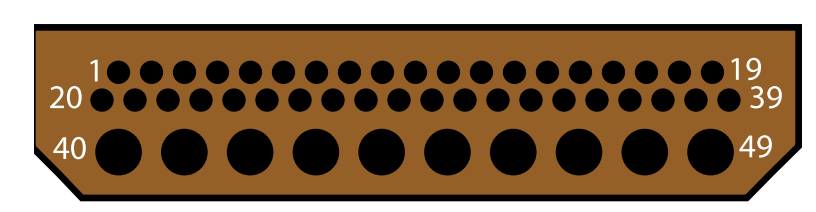
#> input picture CavityDetection/Connectors/39T22+10T16.png, 816 x 212 px, found by its file name
$ python visualizer.py
#> lines starting #> are read from the running program, lines starting #| are printed output that depends on the picture; after the words box and inside, x2 and y2 are one past the last pixel; in counts of white or black regions, pixels touching at a corner belong together
#> further down, original_image is the input picture: shape (212, 816, 3); mean B, G, R 80.2, 108.4, 134.6
### Python/src/cavity_detection.py
import cv2
import numpy as np

def detect_pin(Img):
    HSV = cv2.cvtColor(Img, cv2.COLOR_BGR2HSV)
#> HSV: shape (212, 816, 3); mean H, S, V 8.4, 97.3, 134.6

    lower_black = np.array([0, 0, 0])
    upper_black = np.array([180, 255, 30])
    lower_white = np.array([0, 0, 200])
    upper_white = np.array([180, 30, 255])
    #mask = cv2.inRange(HSV, lower_white, upper_white)
    mask = cv2.inRange(HSV, lower_black, upper_black)
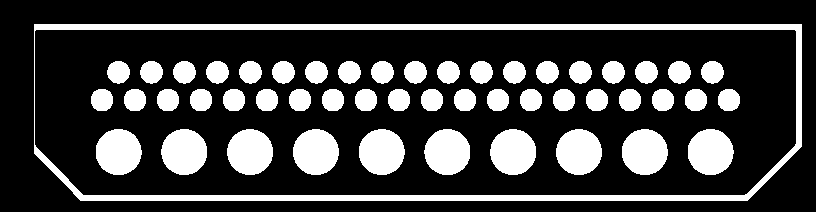
#> mask: shape (212, 816); 24.7% white; 50 white regions, largest, box (x1, y1, x2, y2) and area: (34, 24, 802, 201) 10256, (96, 129, 142, 175) 1668, (490, 129, 536, 175) 1668

    Ker = np.ones((3, 3), np.uint8)
    mask = cv2.morphologyEx(mask, cv2.MORPH_OPEN, Ker, iterations=2)
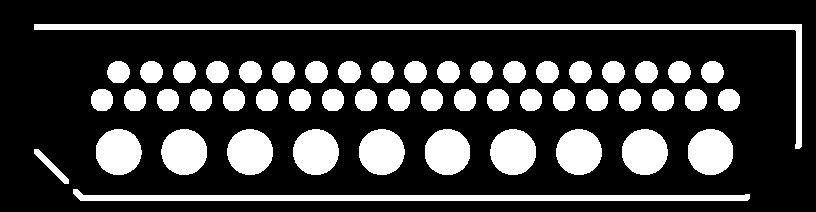
#> mask: shape (212, 816); 24.3% white; 52 white regions

    contours, _ = cv2.findContours(mask, cv2.RETR_EXTERNAL, cv2.CHAIN_APPROX_SIMPLE)
#> contours = 52 contours; largest, box (x1, y1, x2, y2) and area: (34, 24, 802, 149) 4434, (73, 189, 750, 201) 3400, (622, 129, 668, 175) 1603, (490, 129, 536, 175) 1603, (96, 129, 142, 175) 1602

    pins = []
    for detected_contours in contours:
        area = cv2.contourArea(detected_contours)
        (x, y), r = cv2.minEnclosingCircle(detected_contours)
        perimetre = cv2.arcLength(detected_contours, True)
        if perimetre == 0:
            continue
        Circularity = 4 * np.pi * area / (perimetre * perimetre)
        if (r > 0 and r < 60 and Circularity > 0.5):
            centre = (int(x), int(y))
            r = int(r)
            pins.append((centre, r))
#> this loop made 52 passes
#> (area, x, y, r, perimetre, Circularity, centre) on passes 3 to 14: (1595, 710, 151.6, 23, 148.7, 0.906, (710, 151)), (1603, 644.3, 151.6, 23, 149.5, 0.901, (644, 151)), (1599, 578.5, 151.6, 22, 149.5, 0.899, (578, 151)), (1603, 512.7, 151.6, 23, 149.5, 0.901, (512, 151)), (1596, 447, 151.6, 23, 148.7, 0.907, (446, 151)), (1600, 381.2, 151.6, 22, 149.5, 0.899, (381, 151)), (1598, 315.3, 151.7, 22, 149.5, 0.898, (315, 151)), (1599, 249.7, 151.7, 22, 149.5, 0.899, (249, 151)), (1600, 183.8, 151.6, 22, 149.5, 0.899, (183, 151)), (1602.5, 118.1, 151.6, 23, 150.1, 0.894, (118, 151)), (367.5, 728.4, 99.56, 11, 71.7, 0.898, (728, 99)), (367.5, 695.4, 99.56, 11, 71.7, 0.898, (695, 99))
#> (area, x, y, r, perimetre, Circularity) on passes 1, 2, 52: (3400, 411, 193.5, 338, 1366.6, 0.0229), (256, 51, 166, 24.04, 100.9, 0.316), (4434.5, 417.5, 85, 388.3, 1781.1, 0.0176)
#> after the loop, pins = 49 items

    def sort_pins_by_rows(pins, row_tol=20):
#> called with row_tol = 20
        centers = [p[0] for p in pins]
#> centers = 49 pairs, first value 101 to 728, second value 71 to 151
        rows = []
        for pt in centers:
            added = False
            for row in rows:
                if abs(pt[1] - row[0][1]) < row_tol:
                    row.append(pt)
                    added = True
                    break
            if not added:
                rows.append([pt])
#> this loop made 49 passes
#> pt on passes 1 to 12: (710, 151), (644, 151), (578, 151), (512, 151), (446, 151), (381, 151), (315, 151), (249, 151), (183, 151), (118, 151), (728, 99), (695, 99)
#> after the loop, row = [(711, 71), (678, 71), (645, 71), (612, 71), (579, 71), (546, 71), (513, 71), (480, 71), (447, 71), (414, 71), (381, 71), (348, 71), (315, 71), (282, 71), (249, 71), (216, 71), (183, 71), (151, 71), (118, 71)]; rows = 3 items
        rows = sorted(rows, key=lambda row: np.mean([p[1] for p in row]))
        sorted_centers = []
        for row in rows:
            row_sorted = sorted(row, key=lambda p: p[0])
            sorted_centers.extend(row_sorted)
#> this loop made 3 passes
#> after the loop, sorted_centers has the same summary as centers
        center_to_pin = {p[0]: p for p in pins}
#> center_to_pin = 49 items
        return [center_to_pin[pt] for pt in sorted_centers]

    pins = sort_pins_by_rows(pins)

    for i, (Pos, r) in enumerate(pins, 1):
        #cv2.circle(Img, Pos, r, (0, 255, 0), 2)
        text_pos = (Pos[0], Pos[1] + 20)
        cv2.putText(Img,
                    str(i),
                    text_pos,
                    cv2.FONT_HERSHEY_SIMPLEX,
                    0.4,
                    (255,255,255),
                    1)
#> this loop made 49 passes
#> (Pos, r, text_pos) on passes 1 to 12: ((118, 71), 11, (118, 91)), ((151, 71), 11, (151, 91)), ((183, 71), 11, (183, 91)), ((216, 71), 11, (216, 91)), ((249, 71), 11, (249, 91)), ((282, 71), 11, (282, 91)), ((315, 71), 11, (315, 91)), ((348, 71), 11, (348, 91)), ((381, 71), 11, (381, 91)), ((414, 71), 11, (414, 91)), ((447, 71), 11, (447, 91)), ((480, 71), 11, (480, 91))
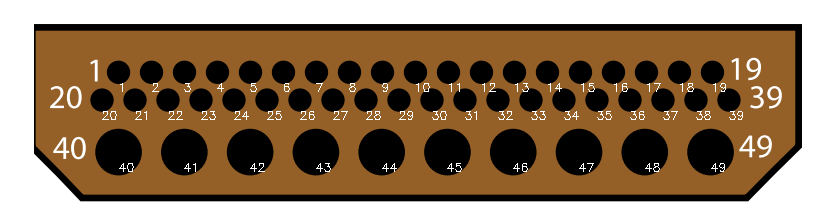
#> Img: shape (212, 816, 3); 1% of pixels changed, all inside (x1, y1, x2, y2) = (102, 83, 743, 172)

    def determine_gauge(r):
        match r:
            case 49:
                return 8
            case 35:
                return 10
            case 28:
                return 12
            case 22 | 23:
                return 16
            case 14:
                return 20
            case 11:
                return 22
            case _:
                return r
    cpp_result = []
    py_result = []
    pins.reverse()
    for i, (Pos, r) in enumerate(pins, 0):
        gauge = determine_gauge(r)
        cpp_result.append((len(pins) - i, gauge, Pos[0], Pos[1]))
        py_result.append((Pos, r))
#> this loop made 49 passes
#> (Pos, r, gauge) on passes 1 to 12: ((710, 151), 23, 16), ((644, 151), 23, 16), ((578, 151), 22, 16), ((512, 151), 23, 16), ((446, 151), 23, 16), ((381, 151), 22, 16), ((315, 151), 22, 16), ((249, 151), 22, 16), ((183, 151), 22, 16), ((118, 151), 23, 16), ((728, 99), 11, 22), ((695, 99), 11, 22)
#> after the loop, cpp_result = 49 items, first 6: (49, 16, 710, 151), (48, 16, 644, 151), (47, 16, 578, 151), (46, 16, 512, 151), (45, 16, 446, 151), (44, 16, 381, 151); py_result = 49 items

    return Img, cpp_result, py_result

### Python/visualizer.py
# visualizer.py
import cv2
import numpy as np

from Python.src.cavity_detection import detect_pin

image_path = "39T22+10T16.png"
original_image = cv2.imread(image_path)
#> (the run stopped early here; a loop or call above may not have finished)

$ run again, with CavityDetection/Connectors/12T16+25T20.png copied over CavityDetection/Connectors/39T22+10T16.png
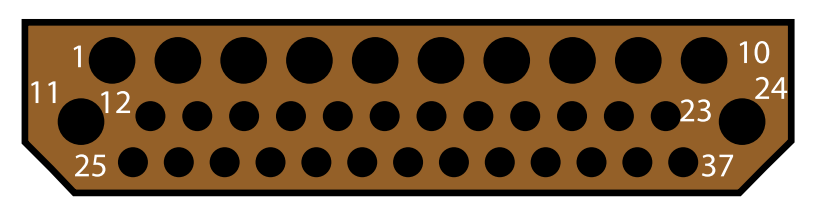
#> input picture CavityDetection/Connectors/12T16+25T20.png, 837 x 212 px, found by its file name
#> original_image is the input picture: shape (212, 837, 3); mean B, G, R 82.9, 108.9, 133.1
#> HSV: shape (212, 837, 3); mean H, S, V 7.8, 89.9, 133.1
#> in detect_pin, `mask = cv2.morphologyEx(mask, cv2.MORPH_OPEN, Ker, iterations=2)`:
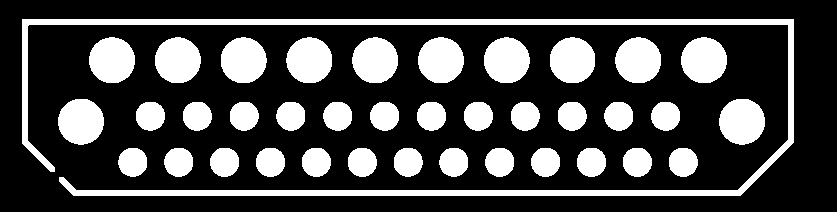
#> mask: shape (212, 837); 26.9% white; 38 white regions
#> contours = 38 contours; largest, box (x1, y1, x2, y2) and area: (22, 19, 794, 196) 9108, (681, 37, 727, 83) 1604, (89, 37, 135, 83) 1602, (418, 37, 464, 83) 1602, (719, 99, 765, 145) 1602
#> the loop in detect_pin, `for detected_contours in contours:` made 38 passes
#> (area, x, y, r, perimetre, Circularity, centre) on passes 1 to 8: (633.5, 682.7, 161.7, 14, 93.84, 0.904, (682, 161)), (635.5, 636.8, 161.7, 14, 93.84, 0.907, (636, 161)), (639, 591, 161.7, 14, 94.43, 0.901, (591, 161)), (635.5, 545.2, 161.7, 14, 93.84, 0.907, (545, 161)), (633.5, 499.3, 161.7, 14, 93.84, 0.904, (499, 161)), (631.5, 453.3, 161.7, 14, 93.84, 0.901, (453, 161)), (631.5, 407.7, 161.7, 14, 93.84, 0.901, (407, 161)), (635.5, 361.7, 161.7, 14, 93.84, 0.907, (361, 161))
#> after the loop in detect_pin, `for detected_contours in contours:`: pins = 37 items
#> centers = 37 pairs, first value 80 to 741, second value 59 to 161
#> the loop in sort_pins_by_rows, `for pt in centers:` made 37 passes
#> pt on passes 1 to 8: (682, 161), (636, 161), (591, 161), (545, 161), (499, 161), (453, 161), (407, 161), (361, 161)
#> after the loop in sort_pins_by_rows, `for pt in centers:`: row = [(703, 59), (637, 59), (572, 59), (506, 59), (440, 59), (374, 59), (308, 59), (243, 59), (177, 59), (111, 59)]; rows = 3 items
#> the loop in sort_pins_by_rows, `for row in rows:` made 3 passes
#> after the loop in sort_pins_by_rows, `for row in rows:`: sorted_centers has the same summary as centers
#> center_to_pin = 37 items
#> the loop in detect_pin, `for i, (Pos, r) in enumerate(pins, 1):` made 37 passes
#> (Pos, r, text_pos) on passes 1 to 8: ((111, 59), 23, (111, 79)), ((177, 59), 23, (177, 79)), ((243, 59), 23, (243, 79)), ((308, 59), 23, (308, 79)), ((374, 59), 23, (374, 79)), ((440, 59), 23, (440, 79)), ((506, 59), 23, (506, 79)), ((572, 59), 22, (572, 79))
#> after the loop in detect_pin, `for i, (Pos, r) in enumerate(pins, 1):`:
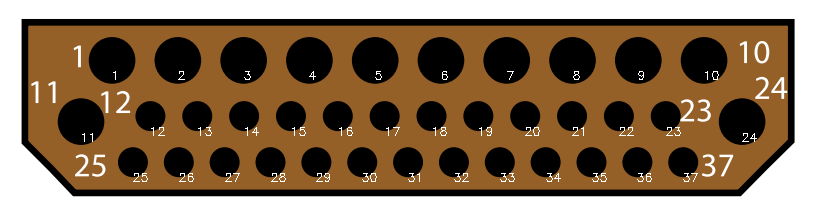
#> Img: shape (212, 837, 3); 0.7% of pixels changed, all inside (x1, y1, x2, y2) = (82, 71, 757, 182)
#> the loop in detect_pin, `for i, (Pos, r) in enumerate(pins, 0):` made 37 passes
#> (Pos, r, gauge) on passes 1 to 8: ((682, 161), 14, 20), ((636, 161), 14, 20), ((591, 161), 14, 20), ((545, 161), 14, 20), ((499, 161), 14, 20), ((453, 161), 14, 20), ((407, 161), 14, 20), ((361, 161), 14, 20)
#> after the loop in detect_pin, `for i, (Pos, r) in enumerate(pins, 0):`: cpp_result = 37 items, first 6: (37, 20, 682, 161), (36, 20, 636, 161), (35, 20, 591, 161), (34, 20, 545, 161), (33, 20, 499, 161), (32, 20, 453, 161); py_result = 37 items

$ run again, with CavityDetection/Connectors/18T20+3T8.png copied over CavityDetection/Connectors/39T22+10T16.png
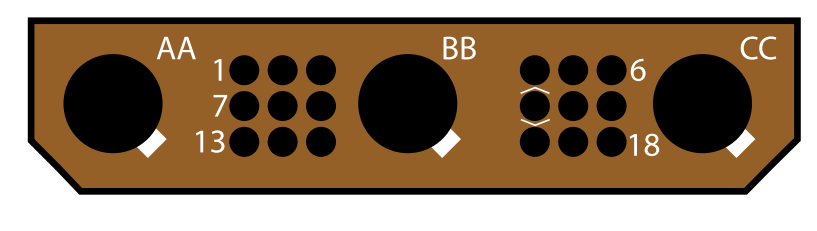
#> input picture CavityDetection/Connectors/18T20+3T8.png, 817 x 231 px, found by its file name
#> original_image is the input picture: shape (231, 817, 3); mean B, G, R 95.1, 119.9, 142.9
#> HSV: shape (231, 817, 3); mean H, S, V 7.3, 84.8, 142.9
#> in detect_pin, `mask = cv2.morphologyEx(mask, cv2.MORPH_OPEN, Ker, iterations=2)`:
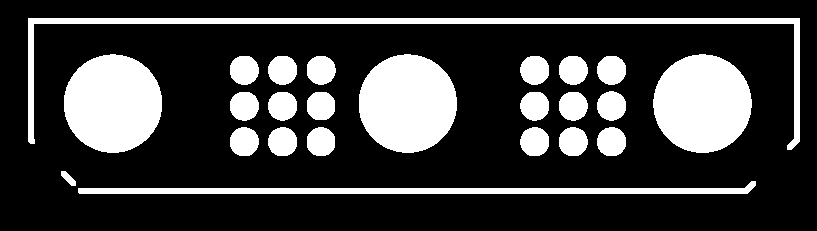
#> mask: shape (231, 817); 24% white; 24 white regions
#> contours = 24 contours; largest, box (x1, y1, x2, y2) and area: (653, 54, 752, 153) 7489, (64, 54, 162, 153) 7485, (359, 54, 457, 153) 7484, (28, 18, 800, 150) 5109, (78, 181, 756, 194) 3405
#> the loop in detect_pin, `for detected_contours in contours:` made 24 passes
#> (area, x, y, r, perimetre, Circularity, centre) on passes 3 to 10: (638, 611.1, 141.4, 14, 94.43, 0.899, (611, 141)), (632.5, 572.7, 141.3, 14, 93.84, 0.903, (572, 141)), (633.5, 534.3, 141.3, 14, 93.84, 0.904, (534, 141)), (627, 320.5, 141.4, 14, 92.43, 0.922, (320, 141)), (636, 282.1, 141.4, 14, 94.43, 0.896, (282, 141)), (633.5, 243.8, 141.4, 14, 93.84, 0.904, (243, 141)), (629.5, 572.8, 105.6, 14, 93.84, 0.898, (572, 105)), (631, 534.4, 105.5, 14, 93.25, 0.912, (534, 105))
#> after the loop in detect_pin, `for detected_contours in contours:`: pins = 22 items
#> centers = [(68, 178), (611, 141), (572, 141), (534, 141), (320, 141), (282, 141), (243, 141), (572, 105), (534, 105), (320, 105), (282, 105), (243, 105), (611, 105), (611, 69), (572, 69), (534, 69), (320, 69), (282, 69), (243, 69), (701, 103), (407, 103), (112, 103)]
#> the loop in sort_pins_by_rows, `for pt in centers:` made 22 passes
#> after the loop in sort_pins_by_rows, `for pt in centers:`: row = [(572, 105), (534, 105), (320, 105), (282, 105), (243, 105), (611, 105), (701, 103), (407, 103), (112, 103)]; rows = 4 items
#> the loop in sort_pins_by_rows, `for row in rows:` made 4 passes
#> after the loop in sort_pins_by_rows, `for row in rows:`: sorted_centers = [(243, 69), (282, 69), (320, 69), (534, 69), (572, 69), (611, 69), (112, 103), (243, 105), (282, 105), (320, 105), (407, 103), (534, 105), (572, 105), (611, 105), (701, 103), (243, 141), (282, 141), (320, 141), (534, 141), (572, 141), (611, 141), (68, 178)]
#> center_to_pin = 22 items
#> the loop in detect_pin, `for i, (Pos, r) in enumerate(pins, 1):` made 22 passes
#> (Pos, r, text_pos) on passes 1 to 8: ((243, 69), 14, (243, 89)), ((282, 69), 14, (282, 89)), ((320, 69), 14, (320, 89)), ((534, 69), 14, (534, 89)), ((572, 69), 14, (572, 89)), ((611, 69), 14, (611, 89)), ((112, 103), 49, (112, 123)), ((243, 105), 14, (243, 125))
#> after the loop in detect_pin, `for i, (Pos, r) in enumerate(pins, 1):`:
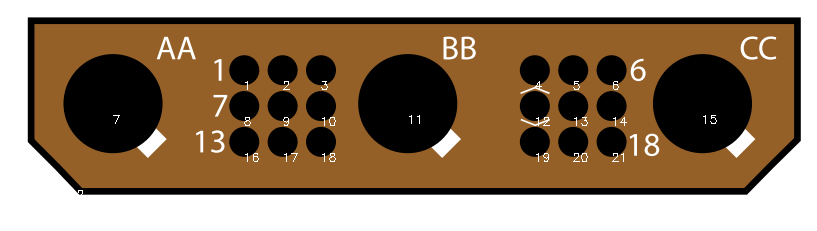
#> Img: shape (231, 817, 3); 0.31% of pixels changed, all inside (x1, y1, x2, y2) = (74, 81, 717, 195)
#> the loop in detect_pin, `for i, (Pos, r) in enumerate(pins, 0):` made 22 passes
#> (Pos, r, gauge) on passes 1 to 8: ((68, 178), 9, 9), ((611, 141), 14, 20), ((572, 141), 14, 20), ((534, 141), 14, 20), ((320, 141), 14, 20), ((282, 141), 14, 20), ((243, 141), 14, 20), ((701, 103), 49, 8)
#> after the loop in detect_pin, `for i, (Pos, r) in enumerate(pins, 0):`: cpp_result = 22 items, first 6: (22, 9, 68, 178), (21, 20, 611, 141), (20, 20, 572, 141), (19, 20, 534, 141), (18, 20, 320, 141), (17, 20, 282, 141); py_result = 22 items

$ run again, with CavityDetection/Connectors/13T12.png copied over CavityDetection/Connectors/39T22+10T16.png
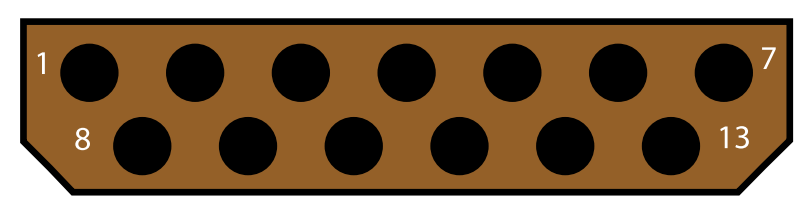
#> input picture CavityDetection/Connectors/13T12.png, 807 x 203 px, found by its file name
#> original_image is the input picture: shape (203, 807, 3); mean B, G, R 68.1, 97.8, 125.4
#> HSV: shape (203, 807, 3); mean H, S, V 8.7, 101.5, 125.4
#> in detect_pin, `mask = cv2.inRange(HSV, lower_black, upper_black)`:
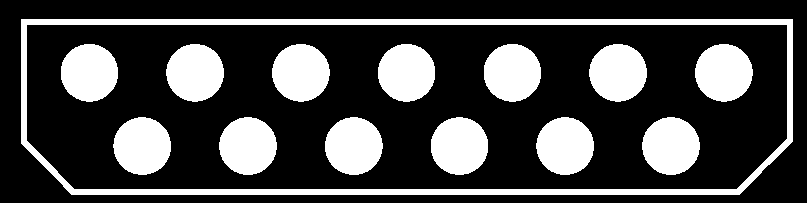
#> mask: shape (203, 807); 27.4% white; 14 white regions, largest, box (x1, y1, x2, y2) and area: (21, 19, 793, 195) 10911, (325, 117, 383, 175) 2621, (272, 44, 330, 102) 2620
#> contours = 15 contours; largest, box (x1, y1, x2, y2) and area: (21, 19, 793, 176) 5469, (63, 168, 762, 195) 3573, (325, 117, 383, 175) 2540, (536, 117, 594, 175) 2538, (589, 44, 647, 102) 2538
#> the loop in detect_pin, `for detected_contours in contours:` made 15 passes
#> (area, x, y, r, perimetre, Circularity, centre) on passes 2 to 9: (2535, 670.5, 145.5, 28, 188.2, 0.9, (670, 145)), (2538.5, 564.8, 145.6, 28, 188.8, 0.895, (564, 145)), (2538, 459, 145.6, 28, 188.5, 0.897, (459, 145)), (2539.5, 353.2, 145.6, 28, 188.8, 0.896, (353, 145)), (2535, 247.5, 145.5, 28, 188.2, 0.9, (247, 145)), (2533.5, 141.8, 145.6, 28, 187.9, 0.902, (141, 145)), (2537.5, 723.3, 72.26, 28, 188.8, 0.895, (723, 72)), (2538.5, 617.6, 72.25, 28, 188.8, 0.895, (617, 72))
#> after the loop in detect_pin, `for detected_contours in contours:`: pins = [((670, 145), 28), ((564, 145), 28), ((459, 145), 28), ((353, 145), 28), ((247, 145), 28), ((141, 145), 28), ((723, 72), 28), ((617, 72), 28), ((511, 72), 28), ((406, 72), 28), ((300, 72), 28), ((194, 72), 28), ((88, 72), 28)]
#> centers = [(670, 145), (564, 145), (459, 145), (353, 145), (247, 145), (141, 145), (723, 72), (617, 72), (511, 72), (406, 72), (300, 72), (194, 72), (88, 72)]
#> the loop in sort_pins_by_rows, `for pt in centers:` made 13 passes
#> after the loop in sort_pins_by_rows, `for pt in centers:`: row = [(723, 72), (617, 72), (511, 72), (406, 72), (300, 72), (194, 72), (88, 72)]; rows = [[(670, 145), (564, 145), (459, 145), (353, 145), (247, 145), (141, 145)], [(723, 72), (617, 72), (511, 72), (406, 72), (300, 72), (194, 72), (88, 72)]]
#> in sort_pins_by_rows, `rows = sorted(rows, key=lambda row: np.mean([p[1] for p in row]))`: rows = [[(723, 72), (617, 72), (511, 72), (406, 72), (300, 72), (194, 72), (88, 72)], [(670, 145), (564, 145), (459, 145), (353, 145), (247, 145), (141, 145)]]
#> the loop in sort_pins_by_rows, `for row in rows:` made 2 passes
#> after the loop in sort_pins_by_rows, `for row in rows:`: sorted_centers = [(88, 72), (194, 72), (300, 72), (406, 72), (511, 72), (617, 72), (723, 72), (141, 145), (247, 145), (353, 145), (459, 145), (564, 145), (670, 145)]
#> center_to_pin = 13 items
#> in detect_pin, `pins = sort_pins_by_rows(pins)`: pins = [((88, 72), 28), ((194, 72), 28), ((300, 72), 28), ((406, 72), 28), ((511, 72), 28), ((617, 72), 28), ((723, 72), 28), ((141, 145), 28), ((247, 145), 28), ((353, 145), 28), ((459, 145), 28), ((564, 145), 28), ((670, 145), 28)]
#> the loop in detect_pin, `for i, (Pos, r) in enumerate(pins, 1):` made 13 passes
#> (Pos, text_pos) on passes 1 to 8: ((88, 72), (88, 92)), ((194, 72), (194, 92)), ((300, 72), (300, 92)), ((406, 72), (406, 92)), ((511, 72), (511, 92)), ((617, 72), (617, 92)), ((723, 72), (723, 92)), ((141, 145), (141, 165))
#> after the loop in detect_pin, `for i, (Pos, r) in enumerate(pins, 1):`:
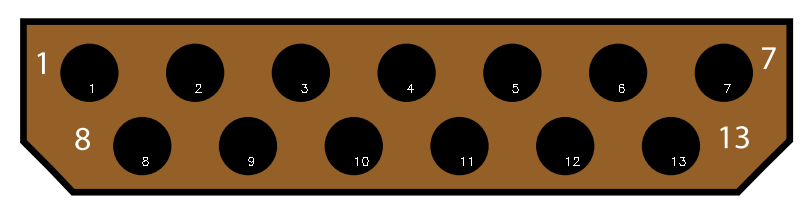
#> Img: shape (203, 807, 3); 0.19% of pixels changed, all inside (x1, y1, x2, y2) = (90, 84, 731, 166)
#> the loop in detect_pin, `for i, (Pos, r) in enumerate(pins, 0):` made 13 passes
#> after the loop in detect_pin, `for i, (Pos, r) in enumerate(pins, 0):`: cpp_result = [(13, 12, 670, 145), (12, 12, 564, 145), (11, 12, 459, 145), (10, 12, 353, 145), (9, 12, 247, 145), (8, 12, 141, 145), (7, 12, 723, 72), (6, 12, 617, 72), (5, 12, 511, 72), (4, 12, 406, 72), (3, 12, 300, 72), (2, 12, 194, 72), (1, 12, 88, 72)]; py_result = [((670, 145), 28), ((564, 145), 28), ((459, 145), 28), ((353, 145), 28), ((247, 145), 28), ((141, 145), 28), ((723, 72), 28), ((617, 72), 28), ((511, 72), 28), ((406, 72), 28), ((300, 72), 28), ((194, 72), 28), ((88, 72), 28)]
